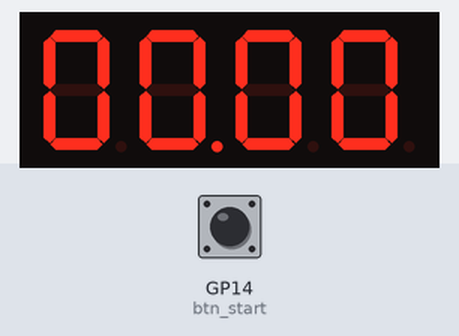
A program run on a simulated Raspberry Pi Pico running MicroPython. Shown: 4-digit seven-segment display. Wiring (from the project's diagram.json): button on GP14, button on GP15. The inputs (shaded band) are chosen by the test bench; at power-on: GP14 (btn_start) HIGH. The segment pins are drawn as the display they are named for.

Above: at 1.2 s.
1.3 s: GP14 (btn_start) pulled LOW for 0.15 s
At 2.2 s:
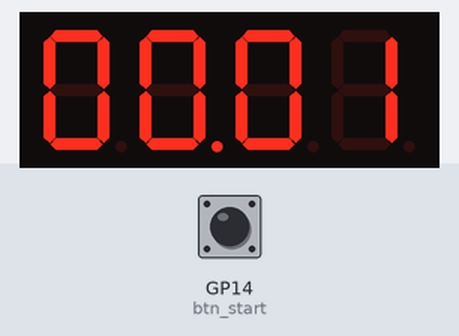
3.9 s: GP14 (btn_start) pulled LOW for 1 s
6.4 s: GP14 (btn_start) pulled LOW for 0.15 s
At 9.3 s:
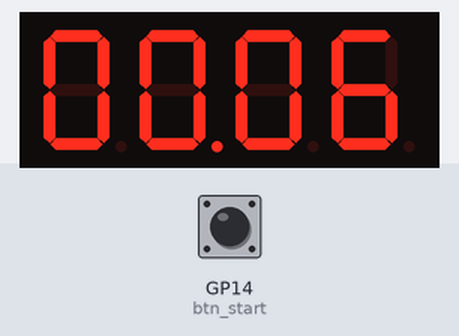
Timing chart, 0 to 10.8 s (numbered marks = the images above; inputs shaded):
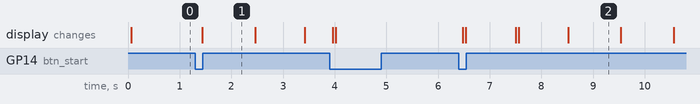

The program:

main.py
```python
from machine import Pin, Timer
import time
#Equipo 8
#Microcomputadoras

# Configuración de Pines para Segmentos (A-G + DP)
segments = [Pin(i, Pin.OUT) for i in range(2, 10)]

# Configuración de Pines para Dígitos (Common Cathode)
digits = [Pin(i, Pin.OUT) for i in range(18, 22)]

# Pines para Botones (Pull-up interno)
btn_start = Pin(14, Pin.IN, Pin.PULL_UP)
btn_reset = Pin(15, Pin.IN, Pin.PULL_UP)

# Mapas de bits para los números (7 segmentos: A,B,C,D,E,F,G)
# 0 = apagado, 1 = encendido (Cátodo Común)
num_map = {
    '0': [1,1,1,1,1,1,0],
    '1': [0,1,1,0,0,0,0],
    '2': [1,1,0,1,1,0,1],
    '3': [1,1,1,1,0,0,1],
    '4': [0,1,1,0,0,1,1],
    '5': [1,0,1,1,0,1,1],
    '6': [1,0,1,1,1,1,1],
    '7': [1,1,1,0,0,0,0],
    '8': [1,1,1,1,1,1,1],
    '9': [1,1,1,1,0,1,1],
    'off': [0,0,0,0,0,0,0]
}

# Variables de estado
seconds = 0
minutes = 0
running = False
last_ticks = 0

def display_digit(digit_idx, value, show_dp=False):
    # Apagar todos los dígitos (Multiplexación)
    for d in digits: d.value(1)

    # Configurar segmentos
    pattern = num_map[value]
    for i in range(7):
        segments[i].value(pattern[i])

    # Punto decimal (DP es el pin GP9, índice 7 en nuestra lista segments)
    segments[7].value(1 if show_dp else 0)

    # Encender dígito actual (0 activado para cátodo común en Wokwi)
    digits[digit_idx].value(0)
    time.sleep_ms(4) # Tiempo de refresco

def handle_start(pin):
    global running
    # Debounce simple
    time.sleep_ms(50)
    if pin.value() == 0:
        running = not running

def handle_reset(pin):
    global seconds, minutes, running
    time.sleep_ms(50)
    if pin.value() == 0:
        running = False
        seconds = 0
        minutes = 0

# Interrupciones
btn_start.irq(trigger=Pin.IRQ_FALLING, handler=handle_start)
btn_reset.irq(trigger=Pin.IRQ_FALLING, handler=handle_reset)

last_time = time.ticks_ms()

while True:
    # Lógica del cronómetro
    if running:
        current_time = time.ticks_ms()
        if time.ticks_diff(current_time, last_time) >= 1000:
            seconds += 1
            if seconds >= 60:
                seconds = 0
                minutes += 1
            if minutes >= 100: # Límite del display 99:59
                minutes = 0
            last_time = current_time

    # Preparar strings para el display
    s_min = "{:02d}".format(minutes)
    s_sec = "{:02d}".format(seconds)
    display_str = s_min + s_sec

    # Renderizar cada dígito (Multiplexación)
    for i in range(4):
        # En el segundo dígito activamos el punto para separar Min:Seg
        display_digit(i, display_str[i], show_dp=(i == 1))
```

Measured:
- after the input at 1.3 s, the display: changes after 0.14 s (image 1)
- after the input at 6.4 s, the display: first changes after 0.08 s (image 2 shows a later state)
- what the display in image 2 shows lasts 1.0 s, from 8.5 s to 9.5 s
